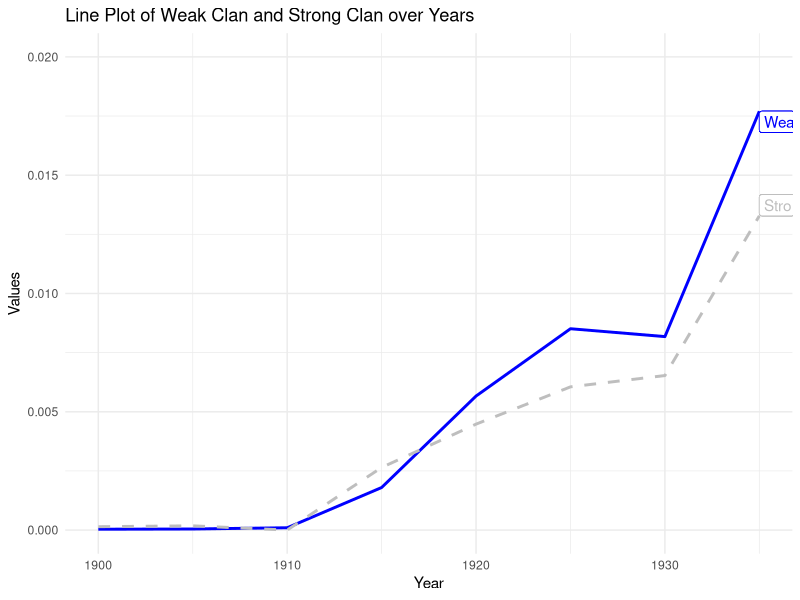
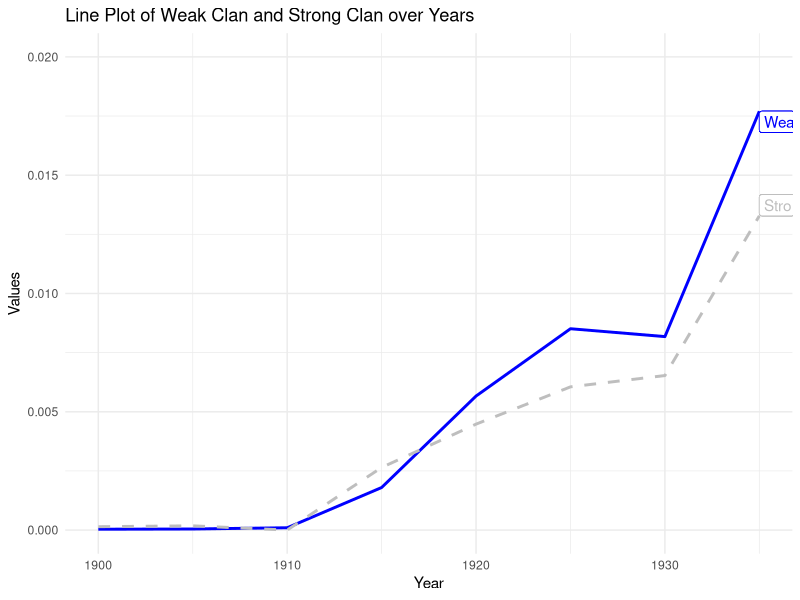

These figures' R source, in order:
#### Preamble ####
# Purpose: make the graph 1 base on the figure 2.csv
# Author: Lin Dai
# Date: 10 February 2024
# Contact: dailin200007302gmail.com

#### Work space set up ####

install.packages("ggplot2")
library(ggplot2)
setwd("/cloud/project/outputs/graphs")

#### define the x-axis and y-axis ####

df <- data.frame(
  year = c(1900, 1905, 1910, 1915, 1920, 1925, 1930, 1935),
  weak_clan = c(0.0000361, 0.0000459, 0.000098, 0.0017986, 0.0056651, 0.0085099, 0.0081771, 0.0177023),
  strong_clan = c(0.0001435, 0.0001794, 0, 0.0026455, 0.004478, 0.0060537, 0.0065316, 0.0132815)
)

#### sketch the graph use ggplot 2 ####

ggplot(df, aes(x = year)) +
  geom_line(aes(y = weak_clan), color = "blue", linetype = "solid", size = 1) +
  geom_line(aes(y = strong_clan), color = "gray", linetype = "dashed", size = 1) +
  geom_label(aes(x = max(df$year), y = max(c(tail(df$weak_clan, 1), tail(df$strong_clan, 1)))),
             label = "Weak Clan", color = "blue", hjust = 0, vjust = 1) +
  geom_label(aes(x = max(df$year), y = min(c(tail(df$weak_clan, 1), tail(df$strong_clan, 1)))),
             label = "Strong Clan", color = "gray", hjust = 0, vjust = 0) +
  labs(title = "Line Plot of Weak Clan and Strong Clan over Years",
       x = "Year",
       y = "Values") +
  scale_y_continuous(limits = c(0, 0.02)) +
  theme_minimal()

#### Save the image ####

ggsave("figure2a.png")
